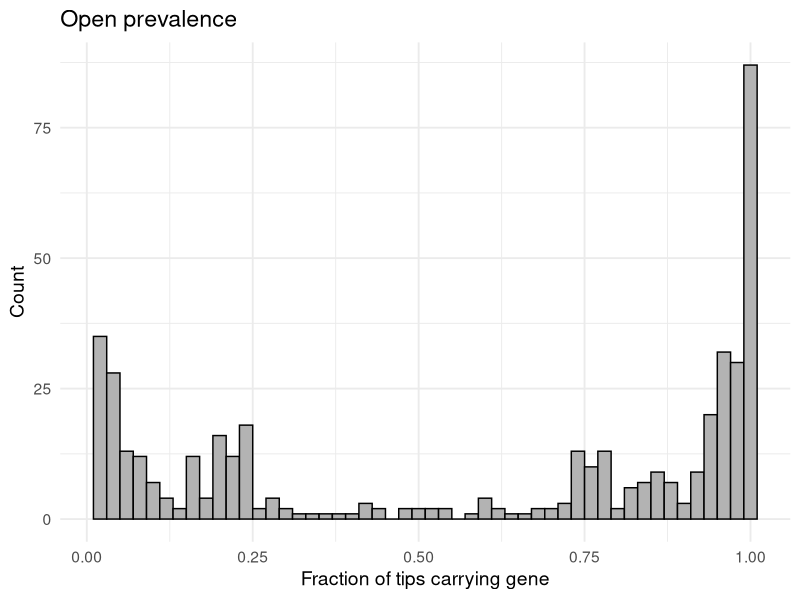
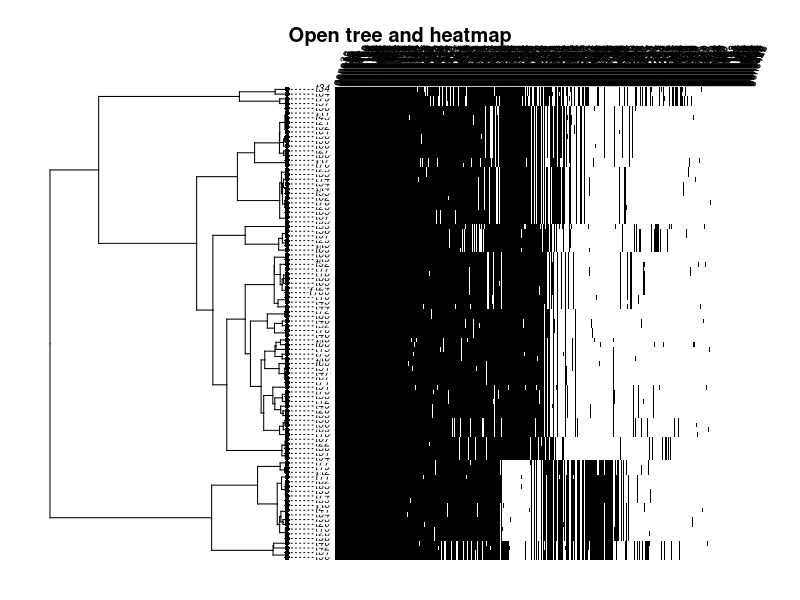
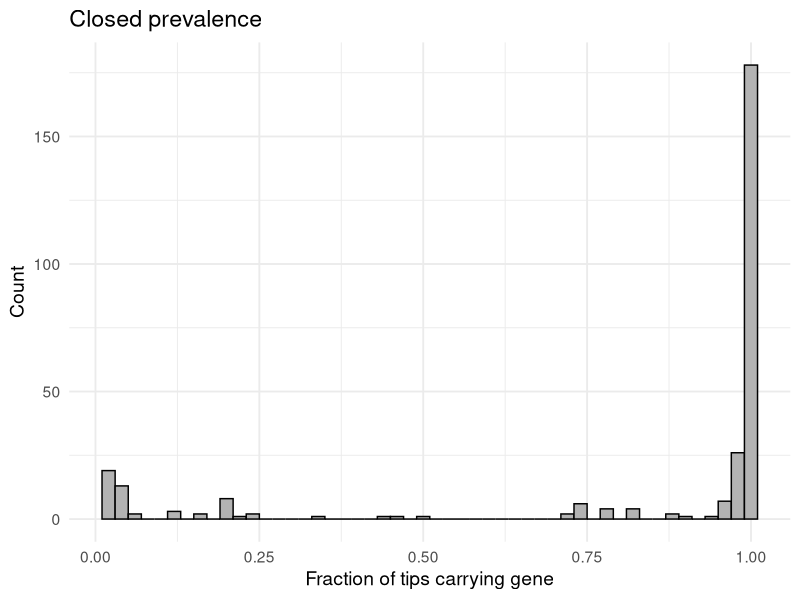
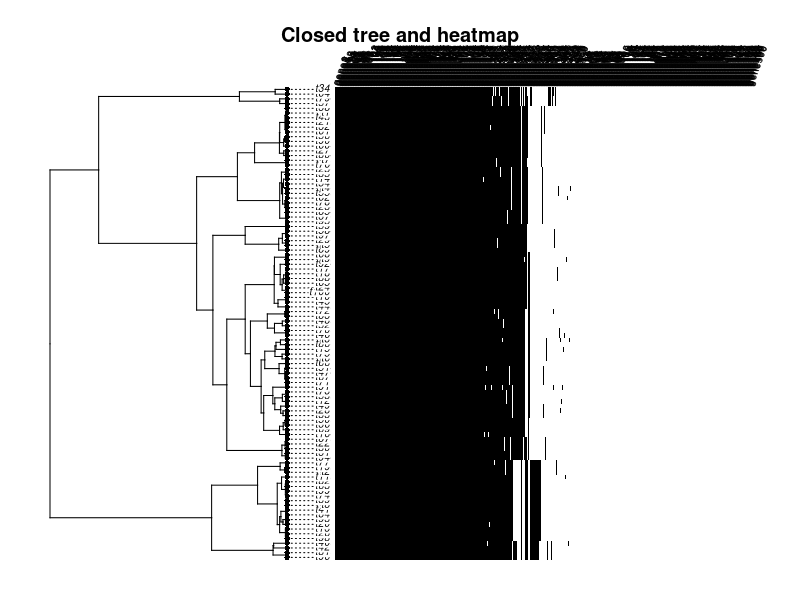

Generate these figures, in order, with R:
# -----------------------------------------------------------------------------
# Simulating presence/absence of independent genes down a fixed phylogeny.
# -----------------------------------------------------------------------------
# - Propagation with Wright–Fisher forward simulation on every branch.
#
# - Per-generation selection (haploid, carriers fitness = 1 + s), gain/loss,
# then binomial sampling with Ne (drift). Parent state is treated as 0/1.
#
# - Rates of base_gain and base_loss are on the log scale; q = exp(base_*) gives
# instantaneous per-unit-time rates which are converted to per-generation probs.
#
# - Branch heterogeneity is an Ornstein-Uhlenbeck trait (sig2, alpha=1, theta=0)
# simulated on the tree and modulates rates multiplicatively:
#   q01_eff = q01_inst * exp(trait); q10_eff = q10_inst * exp(-trait).
#
# - Root seeding where each gene has root_prob chance of being present at the root.
# -----------------------------------------------------------------------------

library(ape)
library(phytools)
library(tidyverse)

set.seed(123)

# -------- WF branch propagation --------
propagate_branch <- function(p0, bl, q01_eff, q10_eff, s, Ne, gens_per_unit) {
  p <- min(max(as.numeric(p0), 0), 1)
  G <- max(1, round(bl * gens_per_unit))
  for (g in seq_len(G)) {
    if (p == 0) { 
      p_sel <- 0
    } else if (p == 1) { 
      p_sel <- 1
    } else {
      w1 <- 1 + s; w0 <- 1
      p_sel <- (p * w1) / (p * w1 + (1 - p) * w0)
    }
    p_mut <- p_sel * (1 - q10_eff) + (1 - p_sel) * q01_eff
    p_mut <- min(max(p_mut, 0), 1)
    if (is.infinite(Ne) || Ne <= 0) { 
      p <- p_mut
    } else {
      k <- rbinom(1, Ne, p_mut); p <- k / Ne
    }
    if (p == 0 || p == 1) break
  }
  p
}

# -------- Simulate one gene --------
simulate_gene <- function(tree, params) {
  q01_inst <- exp(params$base_gain)
  q10_inst <- exp(params$base_loss)
  ntips_local <- length(tree$tip.label)
  states <- setNames(rep(NA, ntips_local), tree$tip.label)
  ou <- fastBM(tree, a = 0, sig2 = params$sig2, alpha = 1, theta = 0, internal = TRUE)
  root_p <- if (!is.null(params$root_prob)) params$root_prob else 0.5
  state_root <- rbinom(1, 1, root_p)
  
  traverse <- function(node, parent_state) {
    children <- tree$edge[tree$edge[,1] == node, 2]
    if (length(children) == 0) {
      states[tree$tip.label[node]] <<- parent_state
    } else {
      for (child in children) {
        bl <- tree$edge.length[which(tree$edge[,2] == child)]
        node_name <- if (child <= ntips_local) tree$tip.label[child] else as.character(child)
        trait <- ou[node_name]; trait <- pmin(pmax(trait, -5), 5)
        q01_eff <- 1 - exp(-q01_inst * exp(trait) / params$gens_per_unit)
        q10_eff <- 1 - exp(-q10_inst * exp(-trait) / params$gens_per_unit)
        q01_eff <- pmin(pmax(q01_eff, 0), 1); q10_eff <- pmin(pmax(q10_eff, 0), 1)
        p_parent <- if (parent_state == 1) 1 else 0
        s <- if (!is.null(params$s)) params$s else 0
        p_child <- propagate_branch(
          p_parent, bl, q01_eff, q10_eff, s, params$Ne, params$gens_per_unit
        )
        child_state <- rbinom(1, 1, p_child)
        traverse(child, child_state)
      }
    }
  }
  
  traverse(ntips_local + 1, state_root)
  list(states = states)
}

# -------- Run scenario --------
run_simulation <- function(params) {
  pa_mat <- matrix(0, nrow = length(params$tree$tip.label), ncol = params$G,
                   dimnames = list(params$tree$tip.label, paste0("gene", 1:params$G)))
  
  for (g in seq_len(params$G)) {
    res <- simulate_gene(params$tree, params)
    pa_mat[, g] <- res$states
  }
  
  prevalence <- colSums(pa_mat) / length(params$tree$tip.label)
  
  # ---- Histogram PDF ----
  prevalence_nonzero <- prevalence[prevalence > 0]
  hist_file <- paste0(params$tag, "_hist.pdf")
  pdf(hist_file, width = 7, height = 5)
  print(
    ggplot(tibble(prevalence = prevalence_nonzero), aes(x = prevalence)) +
      geom_histogram(binwidth = 0.02, fill = "gray70", color = "black") +
      labs(title = paste(params$tag, "prevalence"),
           x = "Fraction of tips carrying gene", y = "Count") +
      theme_minimal(base_size = 14)
  )
  dev.off()
  
  # ---- Phylogeny + heatmap PDF ----
  tree_file <- paste0(params$tag, "_tree.pdf")
  pdf(tree_file, width = 10, height = 8)
  gene_order <- order(colSums(pa_mat), decreasing = TRUE)
  phytools::phylo.heatmap(
    params$tree,
    pa_mat[, gene_order],
    standardize = FALSE,
    fsize = 0.6,
    colors = c("white", "black"),
    legend = FALSE,
    outline = FALSE
  )
  title(main = paste(params$tag, "tree and heatmap"), line = -1)
  dev.off()
  
  invisible(list(pa = pa_mat, prevalence = prevalence_nonzero,
                 hist_file = hist_file, tree_file = tree_file))
}

# -------- Pangenome fluidity --------
# Thanks Anna Dewar for the function

calc_pangenome_fluidity <- function(pa_mat) {
  
  fluidity_pair_eq <- function(x, y) {
    x <- as.integer(x); y <- as.integer(y)
    Mk <- sum(x); Ml <- sum(y)
    Uk <- sum(x == 1 & y == 0)
    Ul <- sum(x == 0 & y == 1)
    (Uk + Ul) / (Mk + Ml)
  }
  
  pair_combos <- combn(rownames(pa_mat), 2, simplify = FALSE)
  
  pair_vals <- sapply(pair_combos, function(p) {
    fluidity_pair_eq(pa_mat[p[1], ], pa_mat[p[2], ])
  })
  
  (2 / (nrow(pa_mat) * (nrow(pa_mat) - 1))) * sum(pair_vals)
}

# -------- Params --------
# G - number of genes to simulate
# root_prob - probability gene is present at root
# gens_per_unit - generations per unit branch length
# Ne - effective population size
# base_gain - log-rate of gene gain per branch
# base_loss - log-rate of gene loss per branch
# s - selection coefficient
# sig2 - variance of the Ornstein-Uhlenbeck trait

# -------- Examples --------
setwd("~/Desktop/simulate_pangenome")

ntips <- 100
tree <- rcoal(ntips)

# -------- Open pangenome --------
params_open <- list(
  tag = "Open",
  tree = tree,
  G = 500,
  Ne = 1e9,
  gens_per_unit = 100,
  base_gain = -2,
  base_loss = -2,
  s = 0.01,
  root_prob = 0.5,
  sig2 = 0.1
)

sim_open <- run_simulation(params_open)
open_fluidity <- calc_pangenome_fluidity(sim_open$pa)

# -------- Closed pangenome --------
params_closed <- list(
  tag = "Closed",
  tree = tree,
  G = 500,
  Ne = 1e9,
  gens_per_unit = 100,
  base_gain = -4,
  base_loss = -4,
  s = 0.01,
  root_prob = 0.5,
  sig2 = 0.1
)

sim_closed <- run_simulation(params_closed)
closed_fluidity <- calc_pangenome_fluidity(sim_closed$pa)
